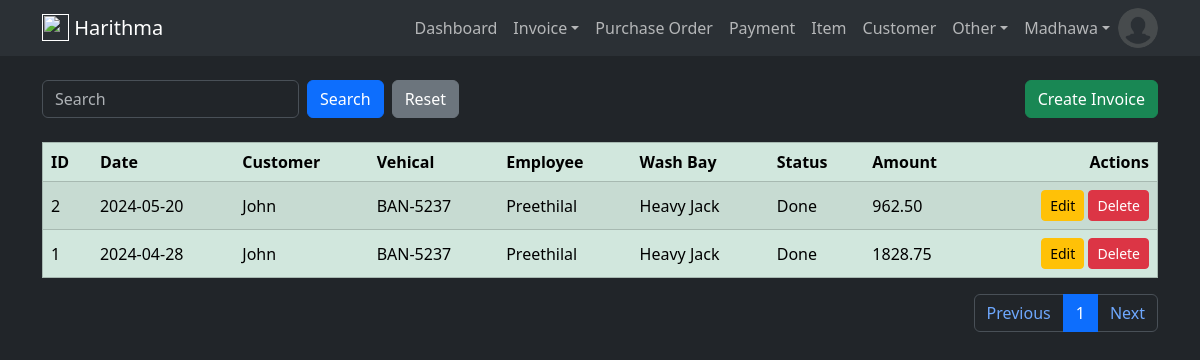
The app's page /invoice/head (signed in) with its own data.
### harithmapos/models.py (models this page shows, shortened)
class User(db.Model, UserMixin):
    id = db.Column(db.Integer, primary_key=True)
    email = db.Column(db.String(120), unique=True, nullable=False)
    name = db.Column(db.String(50), nullable=False)
    image = db.Column(db.String(20), default='default.jpg')
    password = db.Column(db.String(60), nullable=False)
    ui_theme = db.Column(db.String(5), default='light')
    create_dttm = db.Column(db.DateTime, nullable=False, default=datetime.utcnow)
    update_dttm = db.Column(db.DateTime, nullable=False, default=datetime.utcnow)

class InvoiceHead(db.Model):
    id =  db.Column(db.Integer, primary_key=True)
    customer_id = db.Column(db.Integer, db.ForeignKey('customer.id'), nullable=False)
    vehical_id = db.Column(db.Integer, db.ForeignKey('vehical.id'), nullable=False)
    washbay_id = db.Column(db.Integer, db.ForeignKey('wash_bay.id'), nullable=False)
    employee_id = db.Column(db.Integer, db.ForeignKey('employee.id'), nullable=False)
    current_milage = db.Column(db.Numeric(18,0))
    next_milage = db.Column(db.Numeric(18,0))
    service_status = db.Column(db.Integer, default=0)
    total_cost = db.Column(db.Numeric(10,2), default=0)
    total_price = db.Column(db.Numeric(10,2), default=0)
    discount_pct = db.Column(db.Numeric(10,2), default=0)
    gross_price = db.Column(db.Numeric(10,2), default=0)
    payment_method = db.Column(db.String(10))
    paid_amount = db.Column(db.Numeric(10,2), default=0)
    remaining_amount = db.Column(db.Numeric(10,2))
    last_payment_date = db.Column(db.Date())
    created_dttm = db.Column(db.DateTime, nullable=False, default=datetime.utcnow)
    update_dttm = db.Column(db.DateTime, nullable=False, default=datetime.utcnow)
    invoice_details = db.relationship('InvoiceDetail', backref='invoice', lazy=True)
    payments = db.relationship('Payment', backref='invoice', lazy=True)
    @hybrid_property
    def service_status_str(self):
        return config.SERVICE_STATUS_LIST[int(self.service_status)]
    @hybrid_property
    def is_in_bay(self):
        return self.service_status in [1, 2, 3]

class Customer(db.Model):
    id = db.Column(db.Integer, primary_key=True)
    name = db.Column(db.String(100), nullable=False)
    contact = db.Column(db.String(10))
    address = db.Column(db.String(255))
    email = db.Column(db.String(150))
    create_dttm = db.Column(db.DateTime, nullable=False, default=datetime.utcnow)
    update_dttm = db.Column(db.DateTime, nullable=False, default=datetime.utcnow)
    vehicals = db.relationship('Vehical', backref='owner', lazy=True)
    invoices = db.relationship('InvoiceHead', backref='customer', lazy=True)
    item_invoices = db.relationship('ItemInvoiceHead', backref='customer', lazy=True)
    payments = db.relationship('Payment', backref='customer', lazy=True)

class Vehical(db.Model):
    id = db.Column(db.Integer, primary_key=True)
    number = db.Column(db.String(8), nullable=False)
    make = db.Column(db.String(20))
    model = db.Column(db.String(20))
    year = db.Column(db.String(4))
    create_dttm = db.Column(db.DateTime, nullable=False, default=datetime.utcnow)
    update_dttm = db.Column(db.DateTime, nullable=False, default=datetime.utcnow)
    owner_id = db.Column(db.Integer, db.ForeignKey('customer.id'), nullable=False)
    invoices = db.relationship('InvoiceHead', backref='vehical', lazy=True)

class Employee(db.Model):
    id = db.Column(db.Integer, primary_key=True)
    name = db.Column(db.String(100), nullable=False)
    contact = db.Column(db.String(10))
    address = db.Column(db.String(255))
    designation = db.Column(db.String(40))
    joined_date = db.Column(db.Date())
    wage = db.Column(db.Numeric(10,2))
    create_dttm = db.Column(db.DateTime, nullable=False, default=datetime.utcnow)
    update_dttm = db.Column(db.DateTime, nullable=False, default=datetime.utcnow)
    invoices = db.relationship('InvoiceHead', backref='employee', lazy=True)
    payments = db.relationship('Payment', backref='employee', lazy=True)

class WashBay(db.Model):
    id = db.Column(db.Integer, primary_key=True)
    name = db.Column(db.String(50), nullable=False)
    remarks = db.Column(db.String(255))
    capacity = db.Column(db.Numeric(10,2))
    create_dttm = db.Column(db.DateTime, nullable=False, default=datetime.utcnow)
    invoices = db.relationship('InvoiceHead', backref='washbay', lazy=True)

### harithmapos/views/invoice/routes.py (the view)
@invoice_blueprint.route("/invoice/head", methods=['GET', 'POST'])
@login_required
def invoice_head():
    invoice_head_create_form = InvoiceHeadCreateForm()
    invoice_head_update_form = InvoiceHeadUpdateForm()
    vehicals = Vehical.query.all()
    employees = Employee.query.all()
    washbays = WashBay.query.all()
    per_page = 20
    page = request.args.get('page',1,type=int)
    query = request.args.get("query",None)
    if query:
        invoice_heads = InvoiceHead.query.order_by(InvoiceHead.update_dttm.desc()).filter(InvoiceHead.customer_id.icontains(query)).paginate(page=page, per_page=per_page)
    else:
        invoice_heads = InvoiceHead.query.order_by(InvoiceHead.update_dttm.desc()).paginate(page=page, per_page=per_page)
    return render_template(
        'invoice/head.html',
        title='InvoiceHead',
        invoice_head_create_form=invoice_head_create_form,
        invoice_head_update_form=invoice_head_update_form,
        invoice_heads=invoice_heads,
        vehicals=vehicals,
        employees=employees,
        washbays=washbays,
        query=query
    )

### harithmapos/views/invoice/forms.py
class InvoiceHeadCreateForm(FlaskForm):
    vehical = StringField("Vehical", validators=[DataRequired()])
    employee = StringField("Employee", validators=[DataRequired()])
    washbay = StringField("Wash Bay", validators=[DataRequired()])
    current_milage = IntegerField("Milage")
    submit = SubmitField('Create Invoice')

class InvoiceHeadUpdateForm(FlaskForm):
    vehical = StringField("Vehical", validators=[DataRequired()])
    employee = StringField("Employee", validators=[DataRequired()])
    washbay = StringField("Wash Bay", validators=[DataRequired()])
    current_milage = IntegerField("Current Milage", validators=[Optional()])
    next_milage = IntegerField("Next Milage", validators=[Optional()])
    service_status = RadioField("Status", choices=config.SERVICE_STATUS_FORM_LIST)
    total_cost = DecimalField("Total Cost", places=2, validators=[Optional()])
    total_price = DecimalField("Total Price", places=2, validators=[Optional()])
    discount_pct = DecimalField("Discount Percentage", places=2, validators=[Optional()])
    gross_price = DecimalField("Gross Price", places=2, validators=[Optional()])
    payment_method = SelectField("Payment Method", choices=config.PAYMENT_METHOD_FORM_LIST)
    paid_amount = DecimalField("Paid Amount", places=2, validators=[Optional()])
    update_invoice = SubmitField('Update Invoice')
    complete_invoice = SubmitField('Complete Invoice')
    cancel_invoice = SubmitField('Cancel Invoice')

### harithmapos/models.py (called while the page is built)
@login_manager.user_loader
def load_user(user_id):
    return User.query.get(int(user_id))

### harithmapos/templates/invoice/head.html (shortened to what this page needs)
{% extends 'layout/base.html' %}
{% block body %}
    <div class="container mt-4">
        <div class="row">
            <div class="col d-flex justify-content-between align-items-center">
                <form class="mb-0 d-flex" action="" method="GET" autocomplete="off">
                    <input type="text" class="form-control me-2" name="query" id="query" placeholder="{{ query if query else 'Search'}}">
                    <input type="submit" value="Search" class="btn btn-primary me-2" name="">
                    <a href="{{ url_for('invoice_blueprint.invoice_head') }}"><input type="submit" value="Reset" class="btn btn-secondary" ></a>
                </form>
                <button type="button" class="btn btn-success align-right" data-bs-toggle="modal" data-bs-target="#insert_modal">Create Invoice</button>
            </div>
        </div>
    </div>
    <div class="container mt-4">
        <table class="table table-success table-striped table-hover" border="1">
            <thead class="thread-dark">
                <tr>
                    <th scope="col">ID</th>
                    <th scope="col">Date</th>
                    <th scope="col">Customer</th>
                    <th scope="col">Vehical</th>
                    <th scope="col">Employee</th>
                    <th scope="col">Wash Bay</th>
                    <th scope="col">Status</th>
                    <th scope="col">Amount</th>
                    <th scope="col" style="text-align: right" >Actions</th>
                </tr>
            </thead>
            <tbody id="results">
                {% for invoice_head in invoice_heads.items %}
                    <tr>
                        <td class="align-middle"  scope="row">{{invoice_head.id}}</td>
                        <td class="align-middle">{{invoice_head.created_dttm.date()}}</td>
                        <td class="align-middle">{{invoice_head.customer.name}}</td>
                        <td class="align-middle">{{invoice_head.vehical.number}}</td>
                        <td class="align-middle">{{invoice_head.employee.name}}</td>
                        <td class="align-middle">{{invoice_head.washbay.name}}</td>
                        <td class="align-middle">{{invoice_head.service_status_str}}</td>
                        <td class="align-middle">{{invoice_head.gross_price}}</td>
                        <td class="text-end">
                            <a href="{{ url_for('invoice_blueprint.invoice_head_detail', invoice_head_id=invoice_head.id) }}" class="btn btn-sm btn-warning" >Edit</a>
                            <a href="{{ url_for('invoice_blueprint.delete_invoice_head', invoice_head_id=invoice_head.id) }}" class="btn btn-sm btn-danger" onclick="return confirm('Are you sure to delete?')">Delete</a>
                        </td>
                    </tr>
                {% endfor %}
            </tbody>
        </table>
        <nav aria-label="Page navigation">
            <ul class="pagination justify-content-end">
                <li class="page-item"><a class="page-link" href="{{ url_for('invoice_blueprint.invoice_head', page=invoice_heads.prev_num, query=query) }}">Previous</a></li>
                {% for page_number in invoice_heads.iter_pages(left_edge=1, right_edge=1, left_current=1, right_current=2) %}
                    {% if page_number %}
                        {% if invoice_heads.page == page_number %}
                            <li class="page-item "><a class="page-link active" href="{{ url_for('invoice_blueprint.invoice_head', page=page_number, query=query) }}">{{ page_number }}</a></li>
                        {% else %}
                            <li class="page-item "><a class="page-link" href="{{ url_for('invoice_blueprint.invoice_head', page=page_number, query=query) }}">{{ page_number }}</a></li>
                        {% endif %}
                    {% else %}
                        <li class="page-item "><a class="page-link" href="#">...</a></li>
                    {% endif %}
                {% endfor %}
                <li class="page-item"><a class="page-link" href="{{ url_for('invoice_blueprint.invoice_head', page=invoice_heads.next_num, query=query) }}">Next</a></li>
            </ul>
        </nav>
    </div>
{% endblock %}

### harithmapos/templates/layout/navbar.html (shortened to what this page needs)
<nav class="navbar navbar-expand-lg bg-body-tertiary">
    <div class="container">
        <a href="" class="navbar-brand lead">
            <img src="{{url_for('static', filename='vehical.png')}}" height="27" class="d-inline-block align-text-top">
            <b>Harithma</b>
        </a>
        <div class="collapse navbar-collapse" id="navbarCollapse">
            <ul class="navbar-nav ms-auto">
                {% if current_user.is_authenticated %}
                    <a class="nav-item nav-link" href="{{ url_for('dashboard_blueprint.dashboard') }}">Dashboard</a>
                    <li class="nav-item dropdown">
                        <a class="nav-link dropdown-toggle" href="#" role="button" data-bs-toggle="dropdown" aria-expanded="false">Invoice</a>
                    </li>
                    <a class="nav-item nav-link" href="{{ url_for('purchase_order_blueprint.purchase_order_head') }}">Purchase Order</a>
                    <a class="nav-item nav-link" href="{{ url_for('payment_blueprint.payment') }}">Payment</a>
                    <a class="nav-item nav-link" href="{{ url_for('item_blueprint.item') }}">Item</a>
                    <a class="nav-item nav-link" href="{{ url_for('customer_blueprint.customer') }}">Customer</a>
                    <li class="nav-item dropdown">
                        <a class="nav-link dropdown-toggle" href="#" role="button" data-bs-toggle="dropdown" aria-expanded="false">Other</a>
                    </li>
                    <li class="nav-item dropdown">
                        <a class="nav-link dropdown-toggle" href="#" role="button" data-bs-toggle="dropdown" aria-expanded="false">{{ current_user.name }}</a>
                    </li>
                    <img src="{{ url_for('static', filename='user_images/'+current_user.image) }}" class="rounded-circle" height="40" alt="Avatar" />
                {% else %}
                    <a class="nav-item nav-link" href="{{ url_for('user_blueprint.login') }}">Login</a>
                    <a class="nav-item nav-link" href="{{ url_for('user_blueprint.register') }}">Register</a>
                {% endif %}
            </ul>
        </div>
    </div>
</nav>

### records on screen
User: name "Madhawa", image (placeholder picture)
InvoiceHead: id "2", created_dttm "2024-05-20", customer.name "John", vehical.number "BAN-5237", employee.name "Preethilal", washbay.name "Heavy Jack", service_status_str "Done", gross_price "962.50"
InvoiceHead: id "1", created_dttm "2024-04-28", customer.name "John", vehical.number "BAN-5237", employee.name "Preethilal", washbay.name "Heavy Jack", service_status_str "Done", gross_price "1828.75"

### other values on screen
{{ page_number }} "1"
